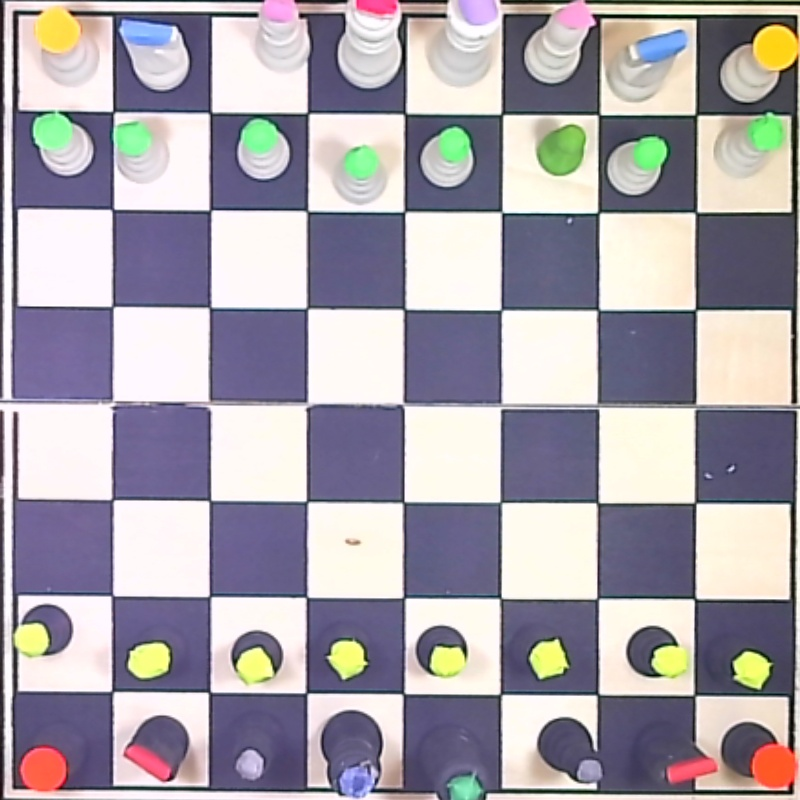
#> input picture baseline.jpg, 800 x 800 px, given in place of the camera
$ python calibrate_stickers.py
#> lines starting #> are read from the running program, lines starting #| are printed output that depends on the picture; after the words box and inside, x2 and y2 are one past the last pixel; in counts of white or black regions, pixels touching at a corner belong together
import os
import cv2
import json
import numpy as np

# Suppress Qt font/logging noise that can destabilize the window
os.environ.setdefault("QT_LOGGING_RULES", "*.debug=false;qt.*.debug=false")

SAMPLE_FRAMES = 5    # frames to pool per sample for stable hue
PANEL_H = 240        # height of checklist panel below the board
DETECT_EVERY = 3     # run live detection overlay only every N frames

# Key → piece label  (lowercase = white, uppercase = black)
KEY_MAP = {
    ord('k'): 'wk', ord('q'): 'wq', ord('r'): 'wr',
    ord('b'): 'wb', ord('n'): 'wn', ord('p'): 'wp',
    ord('K'): 'bk', ord('Q'): 'bq', ord('R'): 'br',
    ord('B'): 'bb', ord('N'): 'bn', ord('P'): 'bp',
}

WHITE_PIECES = ['wk', 'wq', 'wr', 'wb', 'wn', 'wp']
BLACK_PIECES = ['bk', 'bq', 'br', 'bb', 'bn', 'bp']
PIECE_NAMES = {
    'wk': 'King', 'wq': 'Queen', 'wr': 'Rook',
    'wb': 'Bishop', 'wn': 'Knight', 'wp': 'Pawn',
    'bk': 'King', 'bq': 'Queen', 'br': 'Rook',
    'bb': 'Bishop', 'bn': 'Knight', 'bp': 'Pawn',
}

try:
    open('board_transform.json').close()
#> (reads board_transform.json from the repository)
except FileNotFoundError:
    print('board_transform.json not found. Run calibrate_board.py first.')
    raise SystemExit(1)

with open('board_transform.json') as f:
    d = json.load(f)
M = np.array(d['M'], np.float32)
size = tuple(d['size'])
CELL = size[0] // 8

cap = cv2.VideoCapture(0)
if not cap.isOpened():
    print('Cannot open camera.')
    raise SystemExit(1)
cap.set(cv2.CAP_PROP_BUFFERSIZE, 1)  # reduce latency

calibration = {}
last_added = None
unsaved = False
frame_buffer = []
frame_count = 0

# Pending state: None = idle, else (row, col, sampled_h, sampled_s, sampled_v)
pending = None


# ── helpers ──────────────────────────────────────────────────────────────────

def hue_distance(h1, h2):
    d = abs(int(h1) - int(h2))
    return min(d, 180 - d)


def hsv_to_bgr(h, s, v):
    px = np.array([[[h, s, v]]], dtype=np.uint8)
    return tuple(int(x) for x in cv2.cvtColor(px, cv2.COLOR_HSV2BGR)[0, 0])


# [40 lines left out: functions sample_square, detect_label, not called in this run]


# ── drawing ───────────────────────────────────────────────────────────────────

def draw_checklist(panel):
    panel[:] = (28, 28, 28)
    done = len(calibration)
    total = 12
    col_x = [10, size[0] // 2 + 10]

    # Header
    status = f'Progress: {done}/{total}'
    if unsaved:
        status += '  *UNSAVED*'
    color = (0, 220, 220) if unsaved else (140, 220, 140)
    cv2.putText(panel, status, (8, 22), cv2.FONT_HERSHEY_SIMPLEX, 0.5, color, 1)
    cv2.putText(panel, 's=save  u=undo  q=quit',
                (size[0] - 210, 22), cv2.FONT_HERSHEY_SIMPLEX, 0.4, (110, 110, 110), 1)

    for col_idx, pieces in enumerate([WHITE_PIECES, BLACK_PIECES]):
        x0 = col_x[col_idx]
        header = 'WHITE (lowercase key)' if col_idx == 0 else 'BLACK (Shift+key)'
        cv2.putText(panel, header, (x0, 44),
                    cv2.FONT_HERSHEY_SIMPLEX, 0.38, (180, 180, 180), 1)
        for row_idx, label in enumerate(pieces):
            y = 64 + row_idx * 28
            key_char = label[1].upper() if col_idx == 1 else label[1]
            if label in calibration:
                info = calibration[label]
                bgr = hsv_to_bgr(info['h'], info['s'], info['v'])
                cv2.rectangle(panel, (x0, y - 14), (x0 + 20, y + 8), bgr, -1)
                cv2.rectangle(panel, (x0, y - 14), (x0 + 20, y + 8), (200, 200, 200), 1)
                text_color = (230, 230, 230)
                tick = ' v'
            else:
                cv2.rectangle(panel, (x0, y - 14), (x0 + 20, y + 8), (55, 55, 55), -1)
                cv2.rectangle(panel, (x0, y - 14), (x0 + 20, y + 8), (90, 90, 90), 1)
                text_color = (95, 95, 95)
                tick = ''
            name = PIECE_NAMES[label]
            cv2.putText(panel, f'[{key_char}] {label} {name}{tick}',
                        (x0 + 26, y + 4), cv2.FONT_HERSHEY_SIMPLEX, 0.4, text_color, 1)


# [32 lines left out: function draw_pending_overlay, not called in this run]


def draw_board(warped, detections, highlight_sq):
    board = warped.copy()

    # Live detection tint
    if detections:
        overlay = board.copy()
        for r, c, label in detections:
            info = calibration.get(label)
            if info:
                bgr = hsv_to_bgr(info['h'], info['s'], info['v'])
                cv2.rectangle(overlay, (c * CELL, r * CELL),
                              ((c + 1) * CELL, (r + 1) * CELL), bgr, -1)
        cv2.addWeighted(overlay, 0.28, board, 0.72, 0, board)
        for r, c, label in detections:
            cv2.putText(board, label, (c * CELL + 8, r * CELL + 40),
                        cv2.FONT_HERSHEY_SIMPLEX, 0.65, (255, 255, 255), 2)

    # Grid + square names
    for i in range(9):
        cv2.line(board, (i * CELL, 0), (i * CELL, 8 * CELL), (150, 150, 150), 1)
        cv2.line(board, (0, i * CELL), (8 * CELL, i * CELL), (150, 150, 150), 1)
    for r in range(8):
        for c in range(8):
            cv2.putText(board, f'{chr(ord("a")+c)}{8-r}',
                        (c * CELL + 3, r * CELL + 13),
                        cv2.FONT_HERSHEY_SIMPLEX, 0.3, (130, 130, 130), 1)

    # Highlight pending square
    if highlight_sq:
        r, c = highlight_sq
        cv2.rectangle(board, (c * CELL, r * CELL),
                      ((c + 1) * CELL, (r + 1) * CELL), (0, 255, 255), 3)

    cv2.putText(board, 'Click a square with a sticker to sample it',
                (5, size[1] - 8), cv2.FONT_HERSHEY_SIMPLEX, 0.38, (140, 140, 140), 1)
    return board


# ── mouse callback ────────────────────────────────────────────────────────────

clicked_sq = None

# [7 lines left out: function mouse_callback, not called in this run]


cv2.namedWindow('Calibrate Stickers')
cv2.setMouseCallback('Calibrate Stickers', mouse_callback)

print('\n=== Sticker Color Calibration ===')
print('1. Place ONE piece on any square, sticker facing up')
print('2. Click its square in the window')
print('3. Press a key to assign the piece type:')
print('   lowercase (k/q/r/b/n/p) = white piece')
print('   uppercase (K/Q/R/B/N/P) = black piece')
print('   Esc = cancel')
print('\nKeys:  s = save   u = undo last   q = quit\n')

# ── main loop ─────────────────────────────────────────────────────────────────

detections = []

while True:
    ret, frame = cap.read()
#> frame is the input picture: shape (800, 800, 3); mean B, G, R 170, 162.1, 167.5
    if not ret or frame is None:
        continue

    try:
        warped = cv2.warpPerspective(frame, M, size)
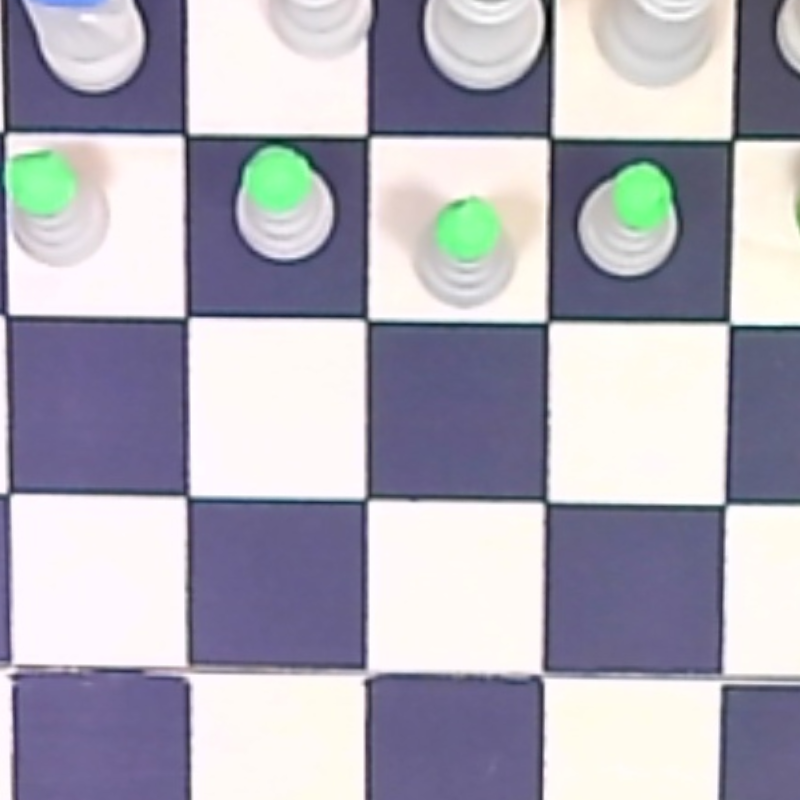
#> warped: shape (800, 800, 3); mean B, G, R 184.5, 172.1, 174
    except Exception:
        continue

    frame_buffer.append(warped.copy())
    if len(frame_buffer) > SAMPLE_FRAMES:
        frame_buffer.pop(0)

    frame_count += 1

    # Process a click: sample the square
    if clicked_sq is not None and pending is None:
        row, col = clicked_sq
        clicked_sq = None
        result = sample_square(frame_buffer, row, col)
        if result is None:
            print(f'Too few saturated pixels in {chr(ord("a")+col)}{8-row}. '
                  f'Is there a bright sticker there?')
        else:
            h, s, v = result
            bgr = hsv_to_bgr(h, s, v)
            print(f'Sampled {chr(ord("a")+col)}{8-row}: '
                  f'H={h} S={s} V={v}  approx RGB({bgr[2]},{bgr[1]},{bgr[0]})')
            pending = (row, col, h, s, v)

    # Live detection (throttled)
    if calibration and frame_count % DETECT_EVERY == 0 and pending is None:
        detections = []
        pad = int(CELL * 0.35)
        for r in range(8):
            for c in range(8):
                crop = warped[r * CELL + pad:(r + 1) * CELL - pad,
                              c * CELL + pad:(c + 1) * CELL - pad]
                label = detect_label(crop)
                if label != 'empty':
                    detections.append((r, c, label))

    # Build display
    highlight = (pending[0], pending[1]) if pending else None
    board_img = draw_board(warped, detections if pending is None else [], highlight)
#> after the loop in draw_board, `for i in range(9):`:
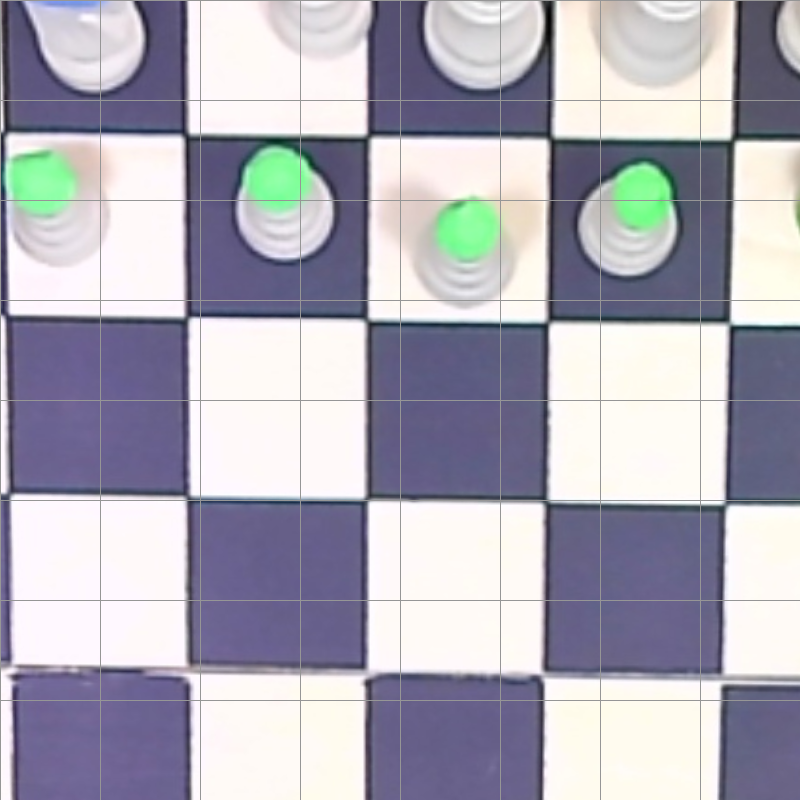
#> board: shape (800, 800, 3); 1.99% of pixels changed, all inside (x1, y1, x2, y2) = (0, 0, 800, 800)
#> after the loop in draw_board, `for r in range(8):`:
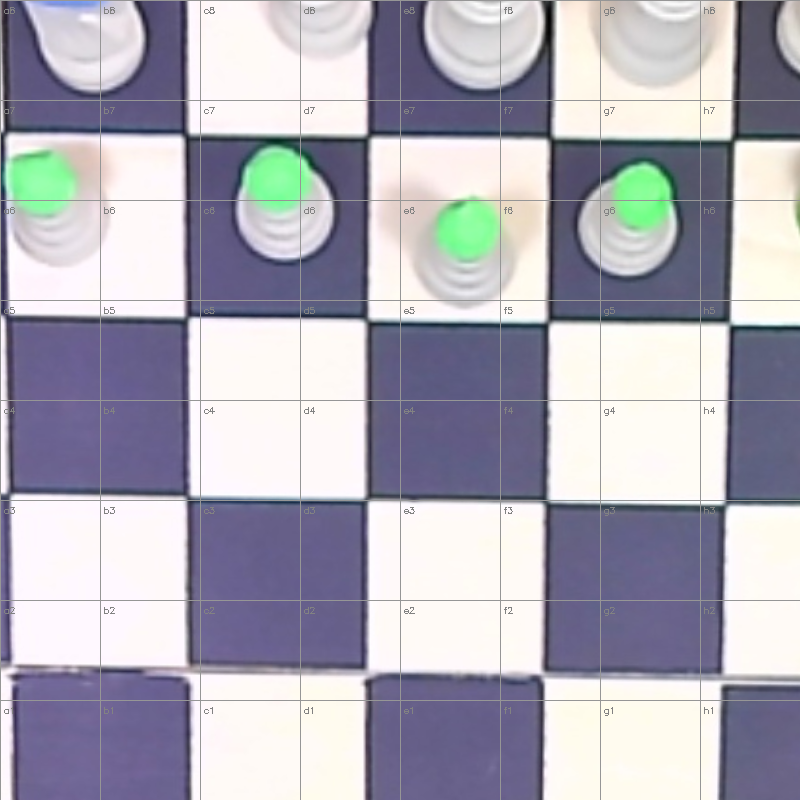
#> board: shape (800, 800, 3); 0.3% of pixels changed, all inside (x1, y1, x2, y2) = (4, 7, 715, 716)
#> in draw_board, `cv2.putText(board, 'Click a square with a sticker to sample it', (5, s..`:
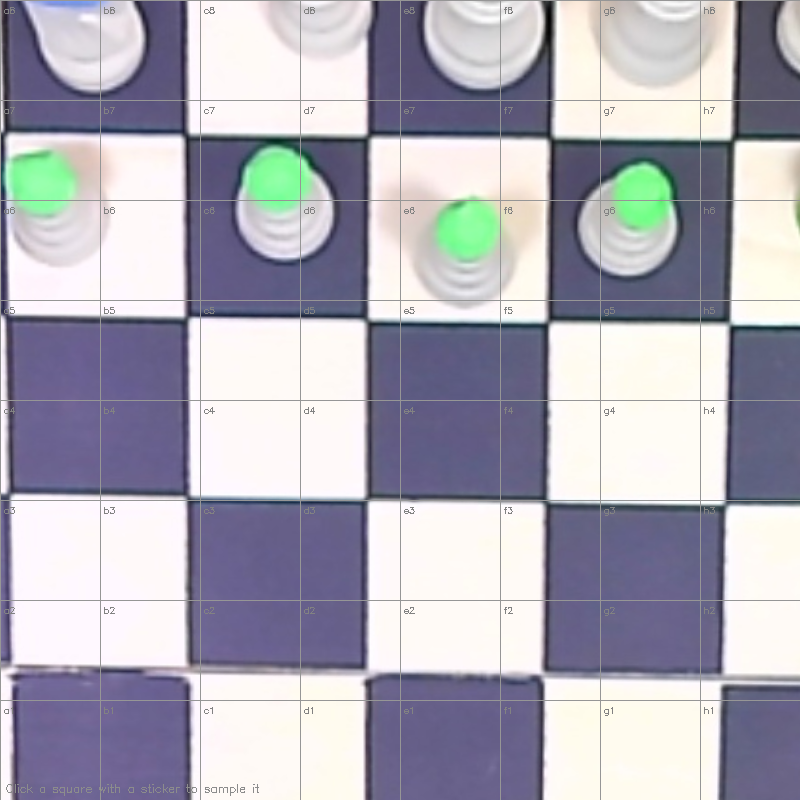
#> board: shape (800, 800, 3); 0.08% of pixels changed, all inside (x1, y1, x2, y2) = (6, 784, 259, 796)
    panel = np.zeros((PANEL_H, size[0], 3), dtype=np.uint8)

    if pending:
        draw_pending_overlay(panel, pending[2], pending[3], pending[4])
    else:
        draw_checklist(panel)
#> in draw_checklist, `cv2.putText(panel, 's=save  u=undo  q=quit', (size[0] - 210, 22), cv2...`:
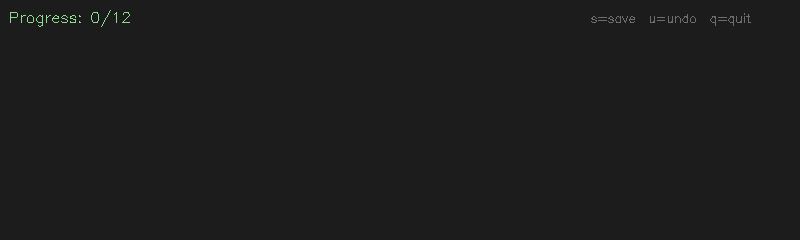
#> panel: shape (240, 800, 3); mean of channels 0, 1, 2 28.3, 28.4, 28.3; drawn as B, G, R
#> after the loop in draw_checklist, `for col_idx, pieces in enumerate([WHITE_PIECES, BLACK_PIECES]):`:
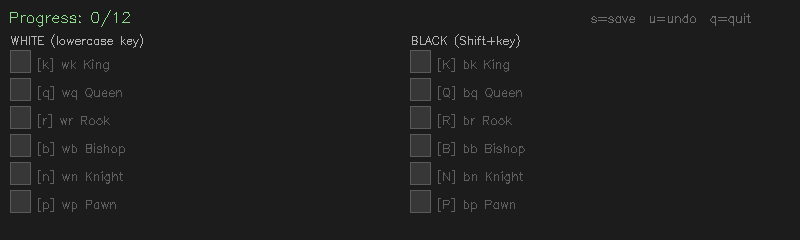
#> panel: shape (240, 800, 3); 4.49% of pixels changed, all inside (x1, y1, x2, y2) = (10, 34, 525, 213); drawn as B, G, R

    canvas = np.vstack([board_img, panel])
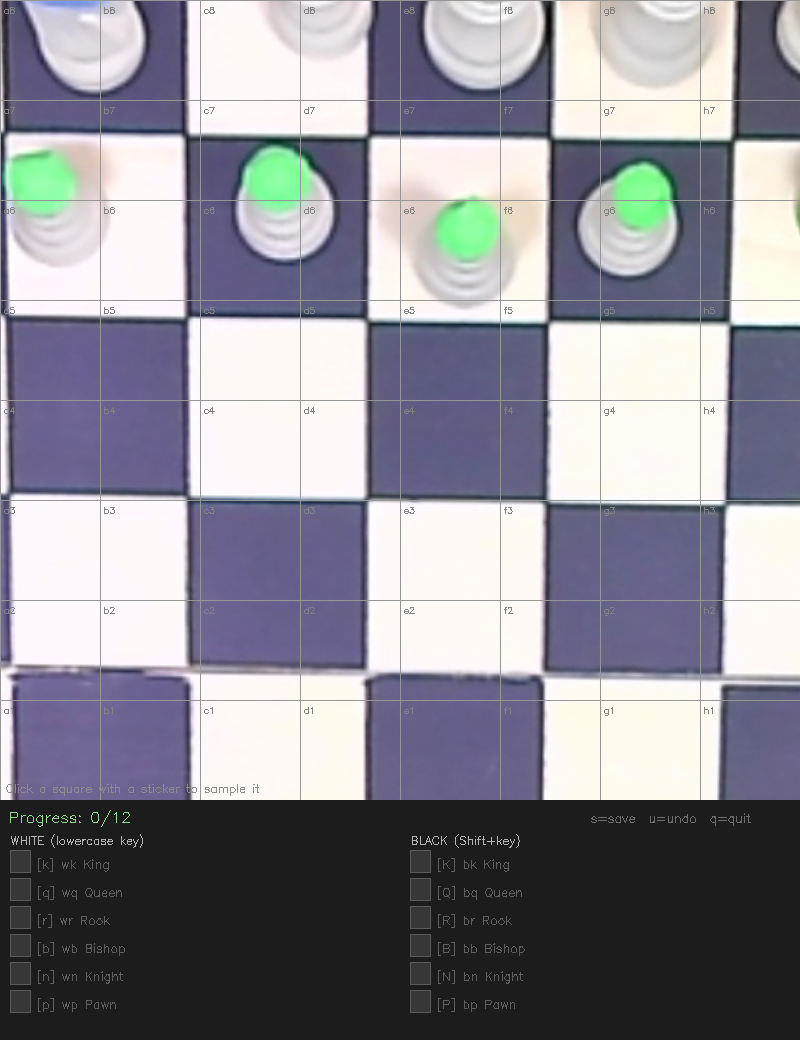
#> canvas: shape (1040, 800, 3); mean B, G, R 148.2, 139, 140.4
    cv2.imshow('Calibrate Stickers', canvas)

    key = cv2.waitKey(1) & 0xFF
#> (key q is pressed here)

    # --- key handling ---
    if pending is not None:
        if key == 27:  # Esc = cancel
            pending = None
            print('Cancelled.')
        elif key in KEY_MAP:
            label = KEY_MAP[key]
            row, col, h, s, v = pending
            calibration[label] = {'h': h, 's': s, 'v': v, 'h_tol': 18, 's_min': 60}
            last_added = label
            unsaved = True
            pending = None
            print(f'  Assigned: {label} ({PIECE_NAMES[label]})  '
                  f'H={h}  ({len(calibration)}/12 done)\n')
    else:
        if key == ord('q'):
            if unsaved and calibration:
                print('Unsaved calibration. Press s then q to save+quit, or q again to discard.')
                # second q check handled next iteration — just break for now
                # to avoid input() blocking: user must press s manually
            break
        elif key == ord('s'):
            if calibration:
                with open('sticker_colors.json', 'w') as f:
                    json.dump({'pieces': calibration}, f, indent=2)
                unsaved = False
                print(f'Saved {len(calibration)} piece colors to sticker_colors.json')
            else:
                print('Nothing to save yet.')
        elif key == ord('u'):
            if last_added and last_added in calibration:
                del calibration[last_added]
                print(f'Undone: removed {last_added!r}')
                last_added = None
                unsaved = bool(calibration)
            else:
                print('Nothing to undo.')

cap.release()
cv2.destroyAllWindows()
print('Done.')
